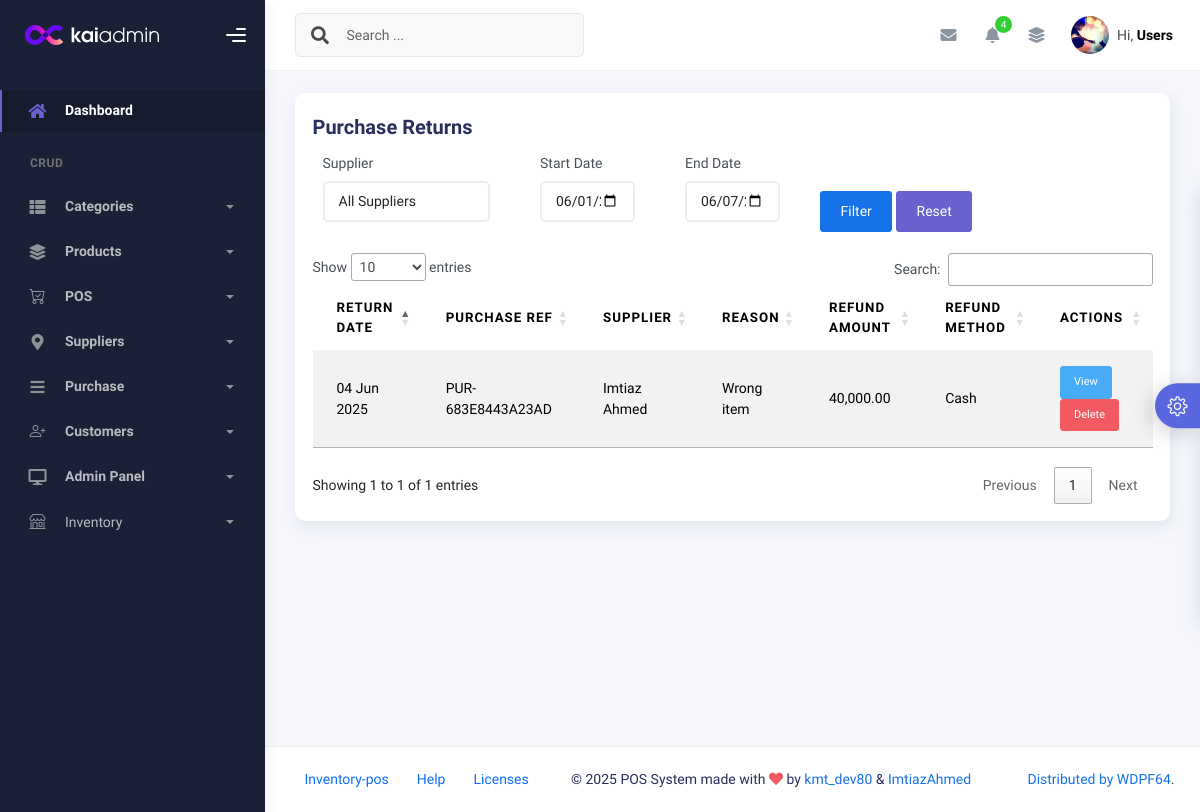
/modules/purchase/view_purchase_returns.php (signed in), run on an earlier commit of the app's database.
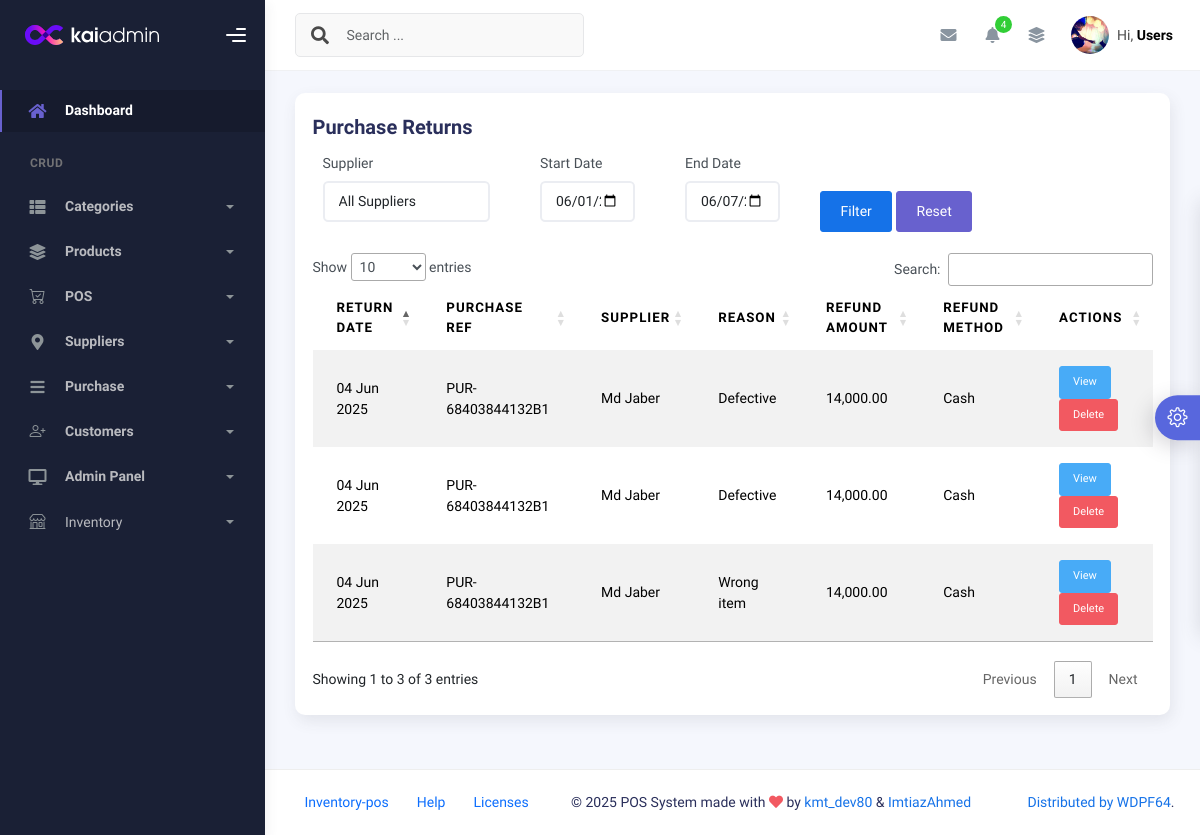
And on a later commit of the database.
### tables this page shows
CREATE TABLE `purchase_returns` (
  `id` int(11) NOT NULL,
  `purchase_id` int(11) NOT NULL,
  `return_reason` enum('defective','wrong_item','supplier_error','other') NOT NULL,
  `return_note` text DEFAULT NULL,
  `refund_amount` decimal(10,2) NOT NULL,
  `refund_method` enum('cash','credit','exchange') NOT NULL,
  `user_id` int(11) DEFAULT NULL,
  `is_deleted` tinyint(1) DEFAULT 0,
  `deleted_at` timestamp NULL DEFAULT NULL,
  `created_at` timestamp NOT NULL DEFAULT current_timestamp(),
  `updated_at` timestamp NOT NULL DEFAULT current_timestamp() ON UPDATE current_timestamp()
);

CREATE TABLE `purchase` (
  `id` int(11) NOT NULL,
  `supplier_id` int(11) DEFAULT NULL,
  `reference_no` varchar(50) DEFAULT NULL,
  `purchase_date` date NOT NULL,
  `payment_method` varchar(20) DEFAULT 'cash',
  `payment_status` enum('pending','partial','paid') DEFAULT 'pending',
  `discount` decimal(10,2) DEFAULT 0.00,
  `subtotal` decimal(10,2) DEFAULT 0.00,
  `vat` decimal(10,2) NOT NULL DEFAULT 0.00,
  `total` decimal(10,2) NOT NULL,
  `user_id` int(11) DEFAULT NULL,
  `is_deleted` tinyint(1) DEFAULT 0,
  `deleted_at` timestamp NULL DEFAULT NULL,
  `created_at` timestamp NOT NULL DEFAULT current_timestamp(),
  `updated_at` timestamp NOT NULL DEFAULT current_timestamp() ON UPDATE current_timestamp()
);

CREATE TABLE `suppliers` (
  `id` int(11) NOT NULL,
  `name` varchar(100) NOT NULL,
  `phone` varchar(20) DEFAULT NULL,
  `email` varchar(100) DEFAULT NULL,
  `address` text DEFAULT NULL,
  `company_name` varchar(100) DEFAULT NULL,
  `created_at` timestamp NOT NULL DEFAULT current_timestamp(),
  `updated_at` timestamp NOT NULL DEFAULT current_timestamp() ON UPDATE current_timestamp()
);

### modules/purchase/view_purchase_returns.php (the view, shortened to what the changed rows need)
<?php
require_once __DIR__ . '/../../db_plugin.php';
$start_date = $_GET['start_date'] ?? date('Y-m-01');
$end_date = $_GET['end_date'] ?? date('Y-m-d');
$where = [];
$params = [];
$types = '';
if (!empty($start_date)) {
    $where[] = "purchase_returns.created_at >= ?";
    $params[] = $start_date . ' 00:00:00';
    $types .= 's';
}
if (!empty($end_date)) {
    $where[] = "purchase_returns.created_at <= ?";
    $params[] = $end_date . ' 23:59:59';
    $types .= 's';
}
$query = "SELECT purchase_returns.*, purchase.reference_no, purchase.purchase_date, suppliers.name as supplier_name
          FROM purchase_returns
          JOIN purchase ON purchase_returns.purchase_id = purchase.id
          JOIN suppliers ON purchase.supplier_id = suppliers.id";
if (!empty($where)) {
    $query .= " WHERE " . implode(" AND ", $where);
}
$query .= " ORDER BY purchase_returns.created_at DESC";
$conn = $mysqli->getConnection();
$stmt = $conn->prepare($query);
if ($stmt) {
    if (!empty($params)) {
        $stmt->bind_param($types, ...$params);
    }
    if ($stmt->execute()) {
        $result = $stmt->get_result();
        $returns = $result->fetch_all(MYSQLI_ASSOC);
    } else {
        $returns = [];
        $_SESSION['error'] = "Error executing query: " . $stmt->error;
    }
} else {
    $returns = [];
    $_SESSION['error'] = "Error preparing query: " . $conn->error;
}
require_once __DIR__ . '/../../requires/header.php';
require_once __DIR__ . '/../../requires/topbar.php';
?>
<div class="container">
    <div class="page-inner">
        <div class="row">
            <div class="col-md-12 grid-margin">
                <div class="card">
                    <div class="card-body">
                        <h4 class="card-title">Purchase Returns</h4>
                        <form method="GET" class="mb-4">
                            <div class="row">
                            </div>
                        </form>
                        <div class="table-responsive">
                            <table class="table table-striped" id="returnsTable">
                                <thead>
                                    <tr>
                                        <th>Return Date</th>
                                        <th>Purchase Ref</th>
                                        <th>Supplier</th>
                                        <th>Reason</th>
                                        <th>Refund Amount</th>
                                        <th>Refund Method</th>
                                        <th>Actions</th>
                                    </tr>
                                </thead>
                                <tbody>
                                    <?php foreach ($returns as $return): ?>
                                        <tr>
                                            <td><?= date('d M Y', strtotime($return['created_at'])) ?></td>
                                            <td><?= $return['reference_no'] ?></td>
                                            <td><?= $return['supplier_name'] ?></td>
                                            <td><?= ucfirst(str_replace('_', ' ', $return['return_reason'])) ?></td>
                                            <td><?= number_format($return['refund_amount'], 2) ?></td>
                                            <td><?= ucfirst($return['refund_method']) ?></td>
                                            <td>
                                                <a href="view_return_details.php?id=<?= $return['id'] ?>" class="btn btn-info btn-sm">View</a>
                                                <?php if ($_SESSION['user']->role == 'admin'): ?>
                                                    <a href="delete_return.php?id=<?= $return['id'] ?>" class="btn btn-danger btn-sm" onclick="return confirm('Are you sure?')">Delete</a>
                                                <?php endif; ?>
                                            </td>
                                        </tr>
                                    <?php endforeach; ?>
                                </tbody>
                            </table>
                        </div>
                    </div>
                </div>
            </div>
        </div>
    </div>
</div>
<?php include __DIR__ . '/../../requires/footer.php'; ?>

What changed in the data, as far as the page shows it:
added purchase_returns: created_at "04 Jun 2025", purchase.reference_no "PUR-68403844132B1", suppliers.name "Md Jaber", return_reason "Defective", refund_amount "14,000.00", refund_method "Cash"
added purchase_returns: created_at "04 Jun 2025", purchase.reference_no "PUR-68403844132B1", suppliers.name "Md Jaber", return_reason "Defective", refund_amount "14,000.00", refund_method "Cash"
changed purchase_returns "Wrong item": purchase.reference_no "PUR-683E8443A23AD" → "PUR-68403844132B1"; suppliers.name "Imtiaz Ahmed" → "Md Jaber"; refund_amount "40,000.00" → "14,000.00"
Also different on the page:
text written by a page script: "Show entries Search: Showing 1 to 1 of 1 entries Previous 1 Next" → "Show entries Search: Showing 1 to 3 of 3 entries Previous 1 Next"
